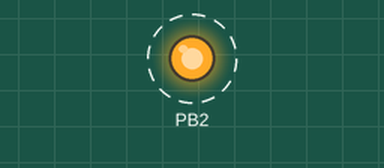
Recording of a program running on a simulated ATmega8, CodeVisionAVR source translated, built with avr-gcc and emulated at 8 MHz. Shown: output pins drawn as LEDs (lit = HIGH). Dashed ring = blinking.

Above: at 0.04 s.
Timing chart, 0 to 3.0 s (numbered marks = the images above):
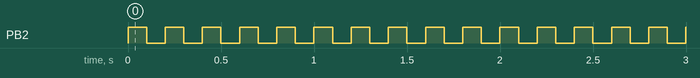

Measured:
- by itself, PB2: alternates HIGH for 0.10 s and LOW for 0.10 s

The program:

main.c
```c
// (licence header left out)
#include <mega8.h>

#include <mega8.h>
#define F_CPU 8000000UL // êâàðö 8 MHz
#include <io.h>
#include <delay.h>

void main(void)
{
  DDRB |= (1 << 2);
  while (1)
  {
    PORTB |= (1 << 2);
    delay_ms(100);
    PORTB &= ~(1 << 2);
    delay_ms(100);
  }

}
```
